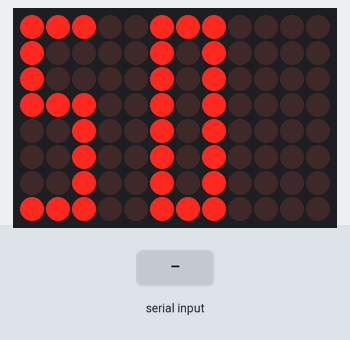
Bench run of a sketch on a simulated Arduino Uno R4 WiFi. Shown: 12×8 LED matrix. The inputs (shaded band) are chosen by the test bench.

Above: at 1.2 s.
1.3 s: "2\n" received over Serial
At 1.5 s:
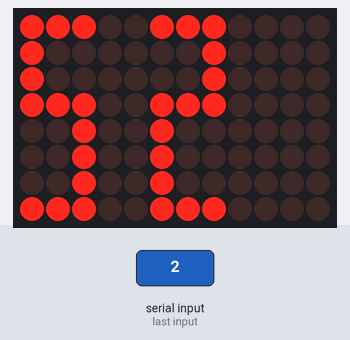
4.3 s: "90,45\n" received over Serial
At 5.5 s:
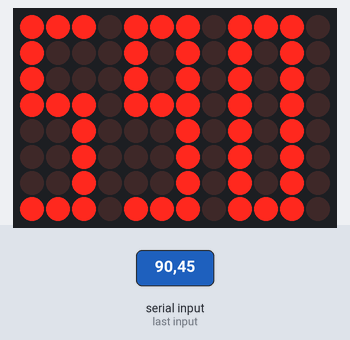
5.8 s: "30,150\n" received over Serial
At 6.6 s:
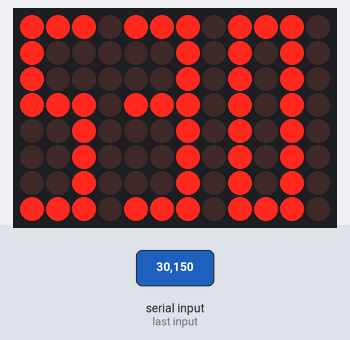
7.3 s: "6\n" received over Serial
At 7.5 s:
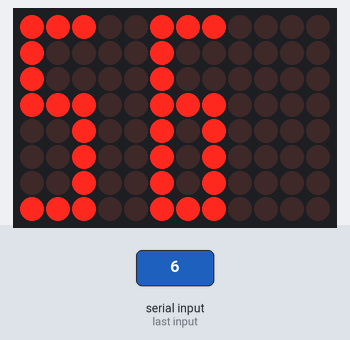
10.3 s: "11\n" received over Serial
At 10.4 s:
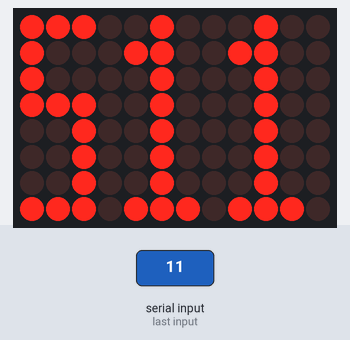
13.0 s: "5\n" received over Serial
At 14.4 s:
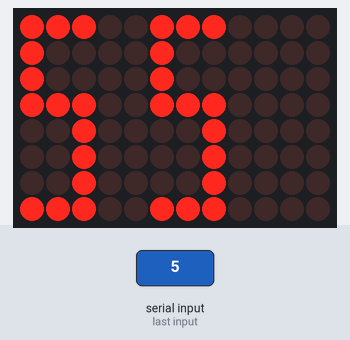
Timing chart, 0 to 15.5 s (numbered marks = the images above; inputs shaded):
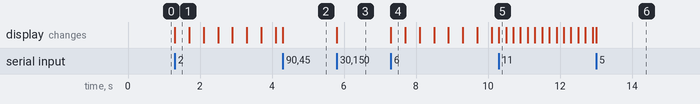

The sketch:

claude_status.ino
```cpp
/**
 * Claude Code 状态显示器
 * ======================
 * 从串口接收 Claude Code 工作状态码并显示在 8x12 LED Matrix 上。
 *
 * 通信协议 (与 monitor.py 一致):
 *   串口 115200 baud, 格式: <状态码>,0\n
 *   例如: "5,0\n" 显示状态码 5
 *
 * 状态码含义 (显示时会添加前缀 S, 如 S5):
 *   0 = IDLE      空闲
 *   1 = LOADING   启动
 *   2 = THINKING  思考
 *   3 = READING   读文件
 *   4 = WRITING   写代码
 *   5 = SEARCHING 搜索
 *   6 = BUILDING  编译
 *   7 = COMMAND   命令
 *   8 = WAITING   等待
 *   9 = PROCESSING 处理中
 *   10 = DONE     完成
 *   11 = ERROR    错误
 */

#include "Arduino_LED_Matrix.h"

ArduinoLEDMatrix matrix;

#define MAX_Y 8
#define MAX_X 12
uint8_t displayGrid[MAX_Y][MAX_X] = {0};

int currentStatus = 0;
int lastStatus = -1;
unsigned long lastBlinkTime = 0;
bool blinkOn = true;
const long blinkInterval = 400;  // 闪烁间隔 (ms)

// 状态码前缀 "S" 的像素映射 (8x3)
const bool fontS[8][3] = {
  {1,1,1},
  {1,0,0},
  {1,0,0},
  {1,1,1},
  {0,0,1},
  {0,0,1},
  {0,0,1},
  {1,1,1}
};

// 数字 0-9 字模 (8x3)
const bool fontDigits[10][8][3] = {
  {{1,1,1},{1,0,1},{1,0,1},{1,0,1},{1,0,1},{1,0,1},{1,0,1},{1,1,1}}, // 0
  {{0,1,0},{1,1,0},{0,1,0},{0,1,0},{0,1,0},{0,1,0},{0,1,0},{1,1,1}}, // 1
  {{1,1,1},{0,0,1},{0,0,1},{1,1,1},{1,0,0},{1,0,0},{1,0,0},{1,1,1}}, // 2
  {{1,1,1},{0,0,1},{0,0,1},{1,1,1},{0,0,1},{0,0,1},{0,0,1},{1,1,1}}, // 3
  {{1,0,1},{1,0,1},{1,0,1},{1,1,1},{0,0,1},{0,0,1},{0,0,1},{0,0,1}}, // 4
  {{1,1,1},{1,0,0},{1,0,0},{1,1,1},{0,0,1},{0,0,1},{0,0,1},{1,1,1}}, // 5
  {{1,1,1},{1,0,0},{1,0,0},{1,1,1},{1,0,1},{1,0,1},{1,0,1},{1,1,1}}, // 6
  {{1,1,1},{0,0,1},{0,0,1},{0,0,1},{0,0,1},{0,0,1},{0,0,1},{0,0,1}}, // 7
  {{1,1,1},{1,0,1},{1,0,1},{1,1,1},{1,0,1},{1,0,1},{1,0,1},{1,1,1}}, // 8
  {{1,1,1},{1,0,1},{1,0,1},{1,1,1},{0,0,1},{0,0,1},{0,0,1},{1,1,1}}  // 9
};

// 显示帧缓存
uint8_t frameBuffer[MAX_Y][MAX_X] = {0};

void setup() {
  Serial.begin(115200);
  matrix.begin();
  clearGrid();
  matrix.renderBitmap(displayGrid, MAX_Y, MAX_X);
}

void loop() {
  static char buffer[16];
  static int index = 0;

  // 读取串口数据
  while (Serial.available()) {
    char c = Serial.read();
    if (c == '\n' || c == '\r') {
      if (index > 0) {
        buffer[index] = '\0';
        int status = parseStatus(buffer);
        if (status >= 0 && status <= 99) {
          currentStatus = status;
        }
        index = 0;
      }
    } else if (index < 14) {
      buffer[index++] = c;
    }
  }

  // 检测状态变化
  if (currentStatus != lastStatus) {
    lastStatus = currentStatus;
    // 状态变化时暂停闪烁、立即刷新
    blinkOn = true;
    lastBlinkTime = millis();
    renderStatus(currentStatus);
    matrix.renderBitmap(displayGrid, MAX_Y, MAX_X);
  }

  // 特殊状态动画：
  //   IDLE(0) - 常亮显示
  //   THINKING(2) - 闪烁
  //   BUILDING(6) - 闪烁
  //   ERROR(11) - 快速闪烁
  //   其他 - 常亮
  bool needBlink = (currentStatus == 2 || currentStatus == 6 || currentStatus == 11);
  if (needBlink) {
    unsigned long now = millis();
    int interval = (currentStatus == 11) ? 200 : blinkInterval;
    if (now - lastBlinkTime >= interval) {
      lastBlinkTime = now;
      blinkOn = !blinkOn;
      if (blinkOn) {
        renderStatus(currentStatus);
      } else {
        clearGrid();
      }
      matrix.renderBitmap(displayGrid, MAX_Y, MAX_X);
    }
  }
}

/**
 * 解析状态码
 * 支持格式: "数字" 或 "数字,0"
 * 例如: "5" 或 "5,0" 都返回 5
 */
int parseStatus(char* data) {
  char* comma = strchr(data, ',');
  if (comma) {
    *comma = '\0';
  }
  int val = atoi(data);
  if (val < 0) val = 0;
  if (val > 99) val = 99;
  return val;
}

void clearGrid() {
  for (int y = 0; y < MAX_Y; y++)
    for (int x = 0; x < MAX_X; x++)
      displayGrid[y][x] = 0;
}

/**
 * 在指定 x 偏移绘制数字
 */
void drawDigit(int num, int xOffset) {
  for (int y = 0; y < 8; y++)
    for (int x = 0; x < 3; x++) {
      int px = xOffset + x;
      if (px >= 0 && px < MAX_X)
        displayGrid[y][px] = fontDigits[num][y][x];
    }
}

/**
 * 绘制字母 S (3列宽)
 */
void drawS(int xOffset) {
  for (int y = 0; y < 8; y++)
    for (int x = 0; x < 3; x++) {
      int px = xOffset + x;
      if (px >= 0 && px < MAX_X)
        displayGrid[y][px] = fontS[y][x];
    }
}

/**
 * 渲染状态码到 LED Matrix
 * 布局: S + <数字> (居中显示)
 * 0-9:   "S  数字"  (占用 3+1+3=7列)
 * 10-99: "S 十位个位" (占用 3+1+3+3=10列)
 */
void renderStatus(int status) {
  clearGrid();

  if (status <= 9) {
    // 单位数: S + 数字, 居中
    drawS(0);
    drawDigit(status, 5);
  } else {
    // 双位数: S + 十位 + 个位, 居中
    drawS(0);
    int tens = status / 10;
    int ones = status % 10;
    drawDigit(tens, 4);
    drawDigit(ones, 8);
  }
}
```

Measured:
- after the input at 1.3 s, the display: changes at once (image 1)
- after the input at 4.3 s, the display: changes at once (image 2)
- after the input at 5.8 s, the display: changes at once (image 3)
- after the input at 7.3 s, the display: changes at once (image 4)
- after the input at 10.3 s, the display: changes at once (image 5)
- after the input at 13.0 s, the display: changes at once (image 6)
- what the display in image 1 shows lasts 0.4 s, from 1.3 s to 1.7 s
